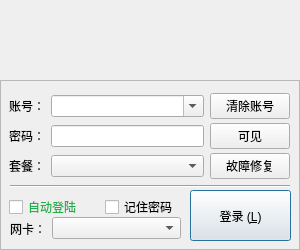
<?xml version="1.0" encoding="UTF-8"?>
<ui version="4.0">
 <class>LoginDialog</class>
 <widget class="QDialog" name="LoginDialog">
  <property name="geometry">
   <rect>
    <x>0</x>
    <y>0</y>
    <width>300</width>
    <height>250</height>
   </rect>
  </property>
  <property name="minimumSize">
   <size>
    <width>300</width>
    <height>250</height>
   </size>
  </property>
  <property name="maximumSize">
   <size>
    <width>300</width>
    <height>250</height>
   </size>
  </property>
  <property name="windowTitle">
   <string>NDR 东软校园网络认证</string>
  </property>
  <property name="windowIcon">
   <iconset resource="../client.qrc">
    <normaloff>:/icons/icons/logo.png</normaloff>:/icons/icons/logo.png</iconset>
  </property>
  <property name="styleSheet">
   <string notr="true"/>
  </property>
  <layout class="QGridLayout" name="gridLayout_2">
   <property name="leftMargin">
    <number>0</number>
   </property>
   <property name="topMargin">
    <number>0</number>
   </property>
   <property name="rightMargin">
    <number>0</number>
   </property>
   <property name="bottomMargin">
    <number>0</number>
   </property>
   <property name="verticalSpacing">
    <number>0</number>
   </property>
   <item row="0" column="0">
    <widget class="QLabel" name="label_3">
     <property name="minimumSize">
      <size>
       <width>300</width>
       <height>80</height>
      </size>
     </property>
     <property name="maximumSize">
      <size>
       <width>300</width>
       <height>80</height>
      </size>
     </property>
     <property name="autoFillBackground">
      <bool>false</bool>
     </property>
     <property name="styleSheet">
      <string notr="true">background-image: url(:/images/panel_face/top/face/face.png);</string>
     </property>
     <property name="frameShadow">
      <enum>QFrame::Plain</enum>
     </property>
     <property name="text">
      <string/>
     </property>
     <property name="scaledContents">
      <bool>false</bool>
     </property>
    </widget>
   </item>
   <item row="1" column="0">
    <widget class="QFrame" name="frame">
     <property name="frameShape">
      <enum>QFrame::StyledPanel</enum>
     </property>
     <property name="frameShadow">
      <enum>QFrame::Raised</enum>
     </property>
     <widget class="QWidget" name="layoutWidget">
      <property name="geometry">
       <rect>
        <x>10</x>
        <y>132</y>
        <width>171</width>
        <height>33</height>
       </rect>
      </property>
      <layout class="QHBoxLayout" name="horizontalLayout_2">
       <item>
        <widget class="QLabel" name="label_4">
         <property name="sizePolicy">
          <sizepolicy hsizetype="Fixed" vsizetype="Preferred">
           <horstretch>0</horstretch>
           <verstretch>0</verstretch>
          </sizepolicy>
         </property>
         <property name="minimumSize">
          <size>
           <width>0</width>
           <height>0</height>
          </size>
         </property>
         <property name="text">
          <string>网卡：</string>
         </property>
        </widget>
       </item>
       <item>
        <widget class="QComboBox" name="comboIface"/>
       </item>
      </layout>
     </widget>
     <widget class="QWidget" name="layoutWidget2">
      <property name="geometry">
       <rect>
        <x>9</x>
        <y>9</y>
        <width>281</width>
        <height>95</height>
       </rect>
      </property>
      <layout class="QGridLayout" name="gridLayout">
       <property name="verticalSpacing">
        <number>0</number>
       </property>
       <item row="6" column="1">
        <widget class="QComboBox" name="cmbModel">
         <property name="minimumSize">
          <size>
           <width>60</width>
           <height>0</height>
          </size>
         </property>
         <property name="styleSheet">
          <string notr="true"/>
         </property>
         <property name="insertPolicy">
          <enum>QComboBox::InsertAtBottom</enum>
         </property>
        </widget>
       </item>
       <item row="6" column="0">
        <widget class="QLabel" name="label_5">
         <property name="text">
          <string>套餐：</string>
         </property>
        </widget>
       </item>
       <item row="2" column="0">
        <widget class="QLabel" name="label">
         <property name="sizePolicy">
          <sizepolicy hsizetype="Maximum" vsizetype="Preferred">
           <horstretch>0</horstretch>
           <verstretch>0</verstretch>
          </sizepolicy>
         </property>
         <property name="text">
          <string>账号：</string>
         </property>
        </widget>
       </item>
       <item row="3" column="0">
        <widget class="QLabel" name="label_2">
         <property name="sizePolicy">
          <sizepolicy hsizetype="Maximum" vsizetype="Preferred">
           <horstretch>0</horstretch>
           <verstretch>0</verstretch>
          </sizepolicy>
         </property>
         <property name="text">
          <string>密码：</string>
         </property>
        </widget>
       </item>
       <item row="3" column="1">
        <widget class="QLineEdit" name="editPassword">
         <property name="sizePolicy">
          <sizepolicy hsizetype="Preferred" vsizetype="Fixed">
           <horstretch>0</horstretch>
           <verstretch>0</verstretch>
          </sizepolicy>
         </property>
         <property name="minimumSize">
          <size>
           <width>50</width>
           <height>0</height>
          </size>
         </property>
         <property name="styleSheet">
          <string notr="true"/>
         </property>
         <property name="text">
          <string/>
         </property>
         <property name="echoMode">
          <enum>QLineEdit::Password</enum>
         </property>
        </widget>
       </item>
       <item row="2" column="1">
        <widget class="QComboBox" name="cmbAccount">
         <property name="minimumSize">
          <size>
           <width>50</width>
           <height>0</height>
          </size>
         </property>
         <property name="styleSheet">
          <string notr="true"/>
         </property>
         <property name="editable">
          <bool>true</bool>
         </property>
        </widget>
       </item>
       <item row="3" column="2">
        <widget class="QPushButton" name="btnShowPassword">
         <property name="maximumSize">
          <size>
           <width>80</width>
           <height>16777215</height>
          </size>
         </property>
         <property name="text">
          <string>可见</string>
         </property>
         <property name="checkable">
          <bool>true</bool>
         </property>
        </widget>
       </item>
       <item row="2" column="2">
        <widget class="QPushButton" name="btnDelUserInfo">
         <property name="sizePolicy">
          <sizepolicy hsizetype="Preferred" vsizetype="Fixed">
           <horstretch>0</horstretch>
           <verstretch>0</verstretch>
          </sizepolicy>
         </property>
         <property name="maximumSize">
          <size>
           <width>80</width>
           <height>16777215</height>
          </size>
         </property>
         <property name="styleSheet">
          <string notr="true"/>
         </property>
         <property name="text">
          <string>清除账号</string>
         </property>
         <property name="autoDefault">
          <bool>false</bool>
         </property>
        </widget>
       </item>
       <item row="6" column="2">
        <widget class="QPushButton" name="btnWinsockReset">
         <property name="maximumSize">
          <size>
           <width>80</width>
           <height>16777215</height>
          </size>
         </property>
         <property name="text">
          <string>故障修复</string>
         </property>
        </widget>
       </item>
      </layout>
     </widget>
     <widget class="Line" name="line">
      <property name="geometry">
       <rect>
        <x>10</x>
        <y>98</y>
        <width>280</width>
        <height>16</height>
       </rect>
      </property>
      <property name="orientation">
       <enum>Qt::Horizontal</enum>
      </property>
     </widget>
     <widget class="QWidget" name="layoutWidget">
      <property name="geometry">
       <rect>
        <x>9</x>
        <y>113</y>
        <width>186</width>
        <height>28</height>
       </rect>
      </property>
      <layout class="QHBoxLayout" name="horizontalLayout">
       <item>
        <widget class="QCheckBox" name="chkAutoLogin">
         <property name="styleSheet">
          <string notr="true">color: rgb(32, 175, 72);</string>
         </property>
         <property name="text">
          <string>自动登陆</string>
         </property>
        </widget>
       </item>
       <item>
        <widget class="QCheckBox" name="chkSavePasswd">
         <property name="layoutDirection">
          <enum>Qt::LeftToRight</enum>
         </property>
         <property name="styleSheet">
          <string notr="true"/>
         </property>
         <property name="text">
          <string>记住密码</string>
         </property>
        </widget>
       </item>
      </layout>
     </widget>
     <widget class="QPushButton" name="btnLogin">
      <property name="geometry">
       <rect>
        <x>190</x>
        <y>110</y>
        <width>101</width>
        <height>51</height>
       </rect>
      </property>
      <property name="sizePolicy">
       <sizepolicy hsizetype="Preferred" vsizetype="Preferred">
        <horstretch>0</horstretch>
        <verstretch>0</verstretch>
       </sizepolicy>
      </property>
      <property name="styleSheet">
       <string notr="true"/>
      </property>
      <property name="text">
       <string>登录 (&amp;L)</string>
      </property>
      <property name="autoDefault">
       <bool>true</bool>
      </property>
      <property name="default">
       <bool>true</bool>
      </property>
     </widget>
    </widget>
   </item>
  </layout>
 </widget>
 <tabstops>
  <tabstop>cmbAccount</tabstop>
  <tabstop>editPassword</tabstop>
  <tabstop>cmbModel</tabstop>
  <tabstop>btnLogin</tabstop>
  <tabstop>btnDelUserInfo</tabstop>
  <tabstop>btnShowPassword</tabstop>
  <tabstop>btnWinsockReset</tabstop>
  <tabstop>chkAutoLogin</tabstop>
  <tabstop>chkSavePasswd</tabstop>
  <tabstop>comboIface</tabstop>
 </tabstops>
 <resources>
  <include location="../client.qrc"/>
 </resources>
 <connections>
  <connection>
   <sender>cmbModel</sender>
   <signal>currentIndexChanged(int)</signal>
   <receiver>LoginDialog</receiver>
   <slot>handle_model_change(int)</slot>
   <hints>
    <hint type="sourcelabel">
     <x>202</x>
     <y>174</y>
    </hint>
    <hint type="destinationlabel">
     <x>149</x>
     <y>124</y>
    </hint>
   </hints>
  </connection>
  <connection>
   <sender>editPassword</sender>
   <signal>returnPressed()</signal>
   <receiver>btnLogin</receiver>
   <slot>click()</slot>
   <hints>
    <hint type="sourcelabel">
     <x>126</x>
     <y>141</y>
    </hint>
    <hint type="destinationlabel">
     <x>239</x>
     <y>203</y>
    </hint>
   </hints>
  </connection>
 </connections>
 <slots>
  <slot>handle_model_change(int)</slot>
 </slots>
</ui>
